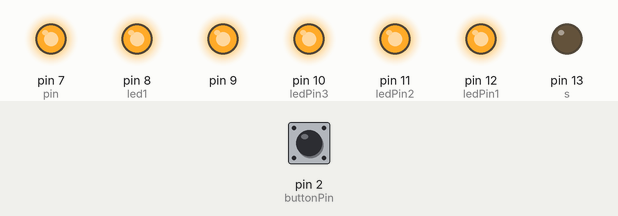
This sketch was run on a simulated Arduino Uno, built with avr-gcc and run on an emulated ATmega328P. Shown: output pins drawn as LEDs (lit = HIGH). The inputs (shaded band) are chosen by the test bench; at power-on: pin 2 (buttonPin) LOW.

Above: at 1.2 s.
1.3 s: pin 2 (buttonPin) pulled HIGH for 3.2 s
At 6.0 s:
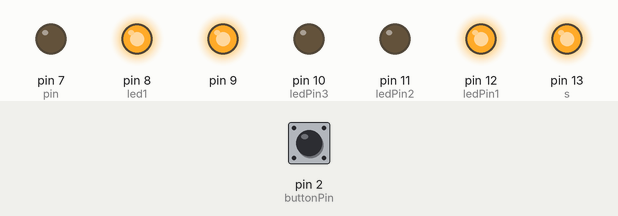
6.8 s: pin 2 (buttonPin) pulled HIGH for 0.15 s
At 9.0 s:
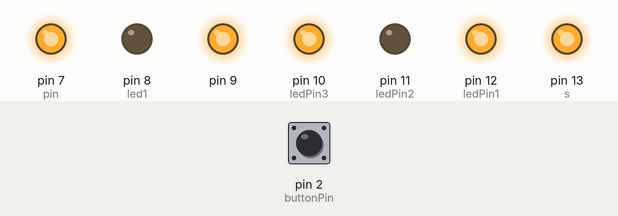
9.3 s: pin 2 (buttonPin) pulled HIGH for 1 s
At 11.0 s:
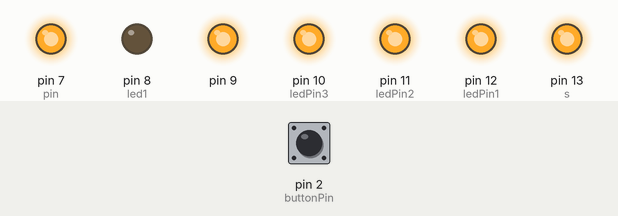
11.8 s: pin 2 (buttonPin) pulled HIGH for 0.15 s
At 14.0 s:
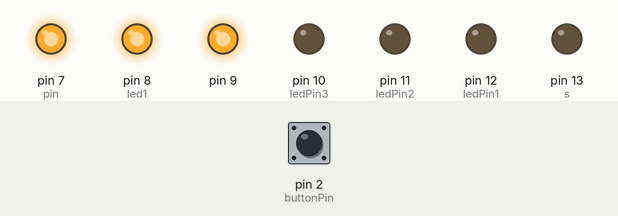
14.3 s: pin 2 (buttonPin) pulled HIGH for 0.15 s
At 16.0 s:
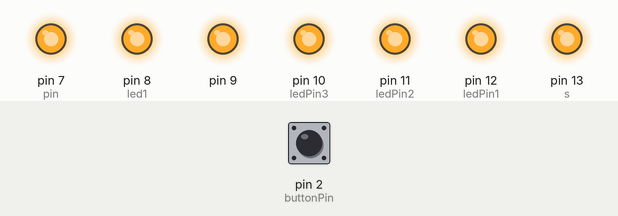
16.8 s: pin 2 (buttonPin) pulled HIGH for 1 s
At 19.1 s:
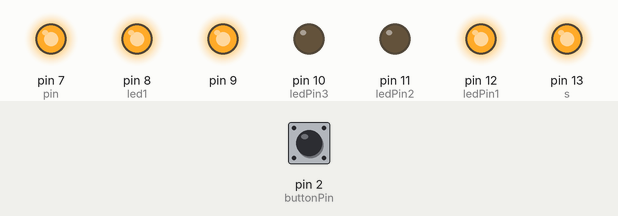
Timing chart, 0 to 20.3 s (numbered marks = the images above; inputs shaded):
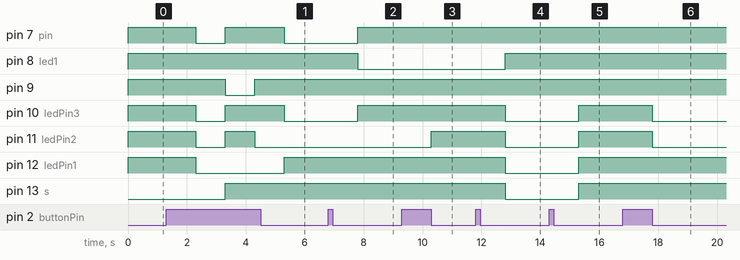

The sketch:

Push_button_counter_0-9_.ino
```cpp
int A=7,B=8,C=9,D=10,E=11,F=12,G=13;

int buttonState=0; ///initial button State,if buttonState==1,then i will print a digit
int buttonPin=2; ///switch's negative terminal to arduino digital pin number 2

int var=0;
int number_code[10][7]={
     {1,1,1,1,1,1,0},  //0
        { 0,1,1,0,0,0,0 },    // 1
        { 1,1,0,1,1,0,1 },    // 2
        { 1,1,1,1,0,0,1 },    // 3
         { 0,1,1,0,0,1,1 },    // 4
        { 1,0,1,1,0,1,1 },    // 5
        { 1,0,1,1,1,1,1 },    // 6
          { 1,1,1,0,0,0,0 },    // 7
          { 1,1,1,1,1,1,1 },    // 8
         { 1,1,1,0,0,1,1 }};   // 9

void setup()
{
  for(int i=7;i<=13;i++){
    pinMode(i,OUTPUT);
  }
}


void printNum(int n)
{
     int pin=7;
     for(int i=0;i<7;i++){
      digitalWrite(pin,number_code[n][i]);
      pin++;
     }
}

void loop(){

    buttonState=digitalRead(buttonPin);

    if(buttonState==1){
      var++;
      var=var%10;
      delay(1000);
    }

    if(var==0)printNum(0);
    else if(var==1)printNum(1);
    else if(var==2)printNum(2);
    else if(var==3)printNum(3);
    else if(var==4)printNum(4);
    else if(var==5)printNum(5);
    else if(var==6)printNum(6);
    else if(var==7)printNum(7);
    else if(var==8)printNum(8);
    else if(var==9)printNum(9);

}
```

Blink_led.cpp
```cpp
int led1 = 8;
int led2 = 7;
int led3 = 6;
int led4 = 5;
void setup() {
  // put your setup code here, to run once:
  pinMode(led1, OUTPUT);
  pinMode(led2, OUTPUT);
  pinMode(led3, OUTPUT);
  pinMode(led4, OUTPUT);
}

void loop() {
  // put your main code here, to run repeatedly:
  digitalWrite(led1, HIGH);
  delay(1000);
  digitalWrite(led1, LOW);
  delay(1000);

  digitalWrite(led2, HIGH);
  delay(1000);
  digitalWrite(led2, LOW);
  delay(1000);

  digitalWrite(led3, HIGH);
  delay(1000);
  digitalWrite(led3, LOW);
  delay(1000);

  digitalWrite(led4, HIGH);
  delay(1000);
  digitalWrite(led4, LOW);
  delay(1000);

}
```

Print_0-9_and_A-Z_in_Arduino.cpp
```cpp
int p[11],val[12],s=13,cr[30];

void setup() {
 for(int i=0;i<10;i++)
 {
     p[i]=i;
     pinMode(p[i],OUTPUT);
 }
pinMode(s,INPUT);
 val[0]=63;
 val[1]=6;
 val[2]=91;
 val[3]=79;
 val[4]=102;
 val[5]=109;
 val[6]=125;
 val[7]=7;
 val[8]=127;
 val[9]=111;

 cr[0]=119;
 cr[1]=127;
 cr[2]=57;

  cr[3]=63;
 cr[4]=121;
 cr[5]=113;

  cr[6]=61;
 cr[7]=118;
 cr[8]=6;

  cr[9]=31;
 cr[10]=118;
 cr[11]=56;

 cr[12]=0;
 cr[13]=0;
 cr[14]=63;

  cr[15]=115;
 cr[16]=0;
 cr[17]=119;

  cr[18]=109;
 cr[19]=0;
 cr[20]=62;

  cr[21]=62;
 cr[22]=0;
 cr[23]=0;

 cr[24]=102;
 cr[25]=91;


}

void off()
{
  for(int i=0;i<10;i++)digitalWrite(p[i],0);
}

void prnt(int v){

  int i=0;
  off();
  while(v>0)
  {
    if(v%2)digitalWrite(p[i],1);
    v/=2;
     i++;
  }
  delay(1000);
}

void call(int i)
{
  prnt(val[i]);

}

void hehe(int i)
{

   i%=10;
   if(digitalRead(s)==1)hehe(i);
   call(i);
   hehe(i+1);
}

void loop() {
  // put your main code here, to run repeatedly:
  for(int i=0;i<26;i++)prnt(cr[i]);
 //digitalWrite(p[0],1);
//hehe(0);

}
```

blink_led_with_switch.cpp
```cpp
int ledPin1 = 12;
int ledPin2 = 11;
int ledPin3 = 10;
int InputPin = 7;

void setup() {
  // put your setup code here, to run once:
  pinMode(ledPin1, OUTPUT);
  pinMode(ledPin2, OUTPUT);
  pinMode(ledPin3, OUTPUT);
  pinMode(InputPin, INPUT);
}

void loop() {
  // put your main code here, to run repeatedly:

  int  pinState = digitalRead(InputPin);

  if (pinState == HIGH) {
    digitalWrite(ledPin1, 1);
    digitalWrite(ledPin2, 1);
    digitalWrite(ledPin3, 1);
    delay(1000);
  }
  else {
    digitalWrite(ledPin1, 0);
    digitalWrite(ledPin2, 0);
    digitalWrite(ledPin3, 0);
    delay(1000);
  }
}
```

Measured:
- after the input at 1.3 s, pin 7 (pin), pin 10 (ledPin3): HIGH → LOW after 1.0 s, → HIGH 1.0 s later, → LOW 2.0 s later; pin 9: HIGH → LOW after 2.0 s, → HIGH 1.0 s later; pin 11 (ledPin2): HIGH → LOW after 1.0 s, → HIGH 1.0 s later, → LOW 1.0 s later; pin 12 (ledPin1): HIGH → LOW after 1.0 s, → HIGH 3.0 s later; pin 13 (s): LOW → HIGH after 2.0 s
- after the input at 6.8 s, pin 7 (pin), pin 10 (ledPin3): LOW → HIGH after 1.0 s; pin 8 (led1): HIGH → LOW after 1.0 s
- after the input at 9.3 s, pin 11 (ledPin2): LOW → HIGH after 1.0 s
- after the input at 11.8 s, pin 8 (led1): LOW → HIGH after 1.0 s; pin 10 (ledPin3), pin 11 (ledPin2), pin 12 (ledPin1), pin 13 (s): HIGH → LOW after 1.0 s
- after the input at 14.3 s, pin 10 (ledPin3), pin 11 (ledPin2), pin 12 (ledPin1), pin 13 (s): LOW → HIGH after 1.0 s
- after the input at 16.8 s, pin 10 (ledPin3), pin 11 (ledPin2): HIGH → LOW after 1.0 s
